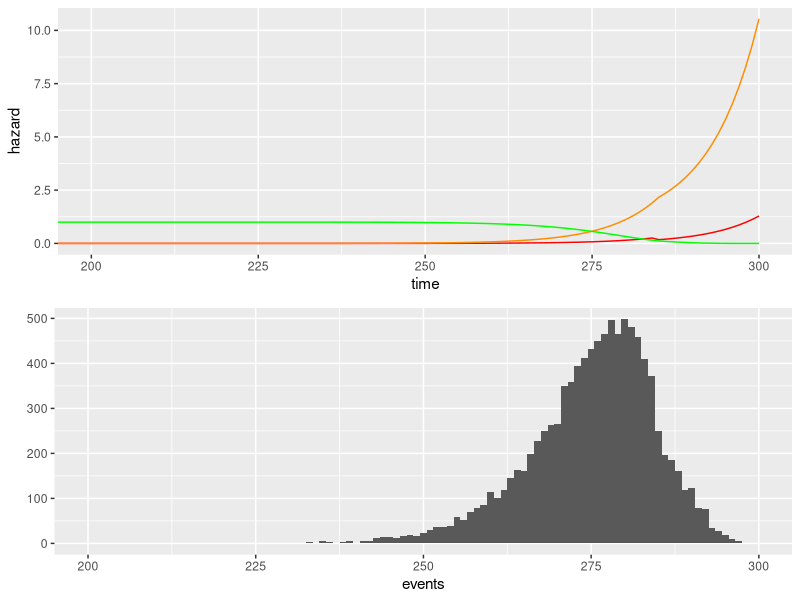

R code for this plot: (Note: this script raises an error after producing the figure.)
library(dplyr)
library(ggplot2)
library(cowplot)
library(parallel)


simulator = function(timeframe, sampleSize, lambda, alpha, effect, timeOn, timeOff){
        def = data.frame(time = timeframe, hazard = 0, cumhazard = 0, survival = 1)
        n = 1
        for(t in def$time){
                ## generate hazard and cumulative hazard functions
                ## (at the moment both are generated analitically, but possible to just add hazards to get the cumulative hazard)
                if(t<timeOn){
                        def$hazard[n] = lambda * exp(alpha*t)
                        def$cumhazard[n] = lambda / alpha * (exp(alpha*t) - 1)
                } else if (t>=timeOn & t<timeOff){
                        def$hazard[n] = lambda * exp(alpha*t + effect)
                        def$cumhazard[n] = lambda / alpha * (exp(alpha*timeOn) - 1 + exp(effect + alpha*t) - exp(effect + alpha*timeOn))
                } else if (t>=timeOff){
                        def$hazard[n] = lambda * exp(alpha*t)
                        def$cumhazard[n] = lambda / alpha * (exp(alpha*timeOn) - 1 + exp(effect + alpha*timeOff) - 
                                                       exp(effect + alpha*timeOn) + exp(alpha*t) - exp(alpha*timeOff))
                }
                ## calculate survival function
                def$survival[n] = exp(-def$cumhazard[n])
                n = n + 1
        }
        ## plot the defined functions
        plot1 = ggplot(def, aes(x=time)) + geom_line(aes(y=hazard), col="red") + geom_line(aes(y=cumhazard), col="darkorange") + 
                geom_line(aes(y=survival), col="green") + 
                coord_cartesian(xlim=c(200,300))
        
        ## define range upper limits and inverse cum. hazards for each range
        range1 = def$cumhazard[timeOn]
        range2 = def$cumhazard[timeOff]
        inverse1 = function(t){
                return(log(t * alpha / lambda + 1) / alpha)
        }
        inverse2 = function(t){
                temp = t * alpha / (lambda * exp(effect)) - exp(alpha*timeOn - effect) + exp(alpha*timeOn) + exp(-effect)
                return(log(temp) / alpha)
        }
        inverse3 = function(t){
                temp = t * alpha / lambda - exp(alpha*timeOn) - exp(alpha*timeOff + effect) + exp(alpha*timeOn + effect) +
                        exp(alpha*timeOff) + 1
                return(log(temp) / alpha)
        }
        
        ## simulate event time distribution
        t = -log(runif(sampleSize))
        events = NULL
        for(i in 1:length(t)){
                if(t[i]<range1){
                        events[i] = inverse1(t[i])
                } else if (t[i]<range2){
                        events[i] = inverse2(t[i])
                } else {
                        events[i] = inverse3(t[i])
                }
        }
        plot2 = qplot(events, binwidth=1) + coord_cartesian(xlim=c(200,300))
        plot_grid(plot1, plot2, nrow=2)
}

simulator(1:300, 10000, 6.05e-18, 0.133, 0.5, 240, 285)

#####################################################
#####################################################
## binomial simulator for any empirical h(t)

snpTableToMatrix = function(SnpTable){
        ## convert a table with numbers of SNPs of different classes
        ## and output a matrix with the effects of individual SNPs
        SnpMatrix = data.frame(name = rep(SnpTable$name, SnpTable$number),
                            effect = rep(SnpTable$effect, SnpTable$number),
                            spread = rep(SnpTable$spread, SnpTable$number),
                            time = rep(SnpTable$time, SnpTable$number))

        return(SnpMatrix)
}

snpMatrixToBetas = function(SnpMatrix, maxTime, type){
        ## calculates beta coefficients for each position in time
        ## based on the spread on timing of each SNPs effect
        BetaMatrix = matrix(0, nrow=nrow(SnpMatrix), ncol=maxTime-150)
        if(type=="normal"){
                for(s in 1:nrow(SnpMatrix)){
                        m = SnpMatrix$time[s]
                        sd = SnpMatrix$spread[s]
                        b = SnpMatrix$effect[s]
                        BetaMatrix[s,] = dnorm(1:(maxTime-150), mean=m, sd=sd)*b
                }
        } else if(type=="uniform"){
                for(s in 1:nrow(SnpMatrix)){
                        b = SnpMatrix$effect[s]
                        BetaMatrix[s,] = rep(b, maxTime-150)
                }
        }
        BetaMatrix[BetaMatrix<1e-3] = 0
        BetaMatrix = Matrix(BetaMatrix)
        return(BetaMatrix)        
}

simulateGenome = function(inds, mafs){
        ## takes number of individuals, MAFs (SNP number estimated from MAF vector length)
        ## generates SNPs for each individual based only on MAFs, no LD
        GenomeMatrix = sapply(mafs, function(x) sample(c(0,1,2), inds, replace = TRUE, prob = c((1-x)^2, x*(1-x), x^2) ))
        GenomeMatrix = Matrix(GenomeMatrix)
        
        return(GenomeMatrix)
}

generateSibGenome = function(snpVector, maf){
        ## MAF is q (allele 0 frequency)
        zeros = snpVector==0
        ones = snpVector==1
        twos = snpVector==2
        snpVector[zeros] = sample(c(0,1), sum(zeros), replace=TRUE, prob=c(1-maf, maf))
        snpVector[ones] = sample(c(0,1,2), sum(ones), replace=TRUE, prob=c((1-maf)/2, 1/2, maf/2))
        snpVector[twos] = sample(c(1,2), sum(twos), replace=TRUE, prob=c(1-maf, maf))
        
        return(snpVector)
}

calculateEffectsG = function(GenomeMatrix, BetaMatrix){
        ## takes SNP dosages for each individual and a matrix of betas for each SNP and time
        ## and multiplies them to get a matrix of INDxTIME
        EffectsG = GenomeMatrix %*% BetaMatrix
        
        return(EffectsG)
}

calculateEffectsE = function(maxTime, alpha, inds){
        ## produces environmental effects for each day
        ## based on Gompertz distribution
        EffectsE = matrix(rep(alpha * 1:(maxTime-150), inds), nrow=inds, byrow=TRUE)

        return(EffectsE)
}

sumEffects = function(EffectsG, EffectsE){
        ## just add
        EffectsT = as.matrix(EffectsG) + EffectsE
        return(EffectsT)
}

getSurvivals = function(EffectsT, lambda){
        ## takes the known effects and introduces stochasticity
        ## i.e. tests the e^hazards against Unif(0,1)
        risk = 1:nrow(EffectsT)
        time = 1
        SurvivalTimes = rep(ncol(EffectsT), length(risk))
        
        ## for each individual, test if it survives another day
        while(length(risk)>0 & time<=ncol(EffectsT)){
                p = exp(-lambda * exp(EffectsT[risk,time]))
                live = runif(length(p)) <= p
                SurvivalTimes[risk[!live]] = time
                risk = risk[live]
                time = time + 1
        }

        return(SurvivalTimes)
}

## user sets censoring time
maxTime = 310
## user sets sample size
inds = 1e4
## alpha fitted from swed MFR
alpha = 0.133
## lambda fitted from swed MFR
lambda = 2.69e-09 ## using 150 d cutoff. otherwise 6.05e-18

simulateWithEffect = function(arg_eff, arg_time){
        ## user sets this table
        SnpTable = data.frame(name=c("early", "medium", "late"), effect=c(0, 0, arg_eff),
                              spread=c(1,1,1), number=c(1,1,1), time=c(150, 200, arg_time))
        SnpMatrix = snpTableToMatrix(SnpTable)
        BetaMatrix = snpMatrixToBetas(SnpMatrix, maxTime, "normal")
        ## use runif for MAF later
        GenomeMatrix = simulateGenome(inds, rep(1, nrow(SnpMatrix)))
        EffectsG = calculateEffectsG(GenomeMatrix, BetaMatrix)
        EffectsE = calculateEffectsE(maxTime, alpha, inds)
        EffectsT = sumEffects(EffectsG, EffectsE)
        survTimes = getSurvivals(EffectsT, lambda)
        return(survTimes)
#         return(data.frame(eff=arg_eff,time=arg_time, m=mean(survTimes), s=sd(survTimes),
#                           q10=quantile(survTimes, 0.1), q90=quantile(survTimes, 0.9)))
}

eff = c(0, 5, 10, 14, 17, 20, 22, 24, 26, 28, 30)
times = c(160, 180, 200, 220, 240, 260, 280)
arg_df = NULL
for(e in eff){
        for (t in times){
                arg_df = rbind(arg_df, data.frame(e, t))
        }
}

rez = mcmapply(simulateWithEffect, arg_df$e, arg_df$t, mc.cores = 6)
rez = t(rez)
rez = data.frame(rez)
rez2 = data.frame(eff = unlist(rez$eff),
                  time = unlist(rez$time),
                  m = unlist(rez$m), s = unlist(rez$s),
                  q10 = unlist(rez$q10), q90 = unlist(rez$q90))

ggplot(rez2, aes(x=eff)) + geom_line(aes(y=m)) + geom_ribbon(aes(ymin=m-1.96*sd, ymax=m+1.96*sd), fill="grey", alpha=0.7) + facet_grid(.~time) + theme_grey()
ggplot(rez2, aes(x=eff, group=time)) + geom_line(aes(y=m)) + geom_ribbon(aes(ymin=m-1.96*sd, ymax=m+1.96*sd, fill=factor(time)), alpha=0.6) +
        scale_fill_brewer() + theme_grey()
ggplot(rez2[rez2$eff>0,], aes(x=time, col=eff)) + geom_point(aes(y=(m-278.6)/exp(eff)))
mutate(rez2, beta=(m-278.6)/exp(eff))

qplot(survTimes, binwidth=1)
mean(survTimes); sd(survTimes)

paramSimulate = function(n, alpha, lambda){
        return(data.frame(dat = log(-log(runif(n)) * alpha / lambda + 1) / alpha,
                          alpha = alpha, lambda = lambda))
}

simmean = 0.1326341
simrate = exp(-19.73372)
simdat = bind_rows(est = paramSimulate(nrow(mfr), simmean, simrate),
                   low = paramSimulate(nrow(mfr), simmean-1.96*9.28e-05, simrate-1.96*3.23e-11),
                   upp = paramSimulate(nrow(mfr), simmean+1.96*9.28e-05, simrate+1.96*3.23e-11), .id="run")
ggplot(data=simdat, aes(x=dat+150, group=factor(run))) +geom_line(stat="bin", binwidth=1, aes(col=factor(run))) + scale_x_continuous(limits=c(220,250))
group_by(simdat, run) %>% summarize(mean(dat), sd(dat))

##

eff0 = simulateWithEffect(0, 100)+150
eff1 = simulateWithEffect(1, 100)+150
eff1 = simulateWithEffect(2, 100)+150
ggplot() + geom_histogram(aes(x=eff0), col="red", alpha=0.1, binwidth=1) +
        geom_histogram(aes(x=eff1), col="blue", alpha=0.1, binwidth=1) +
        geom_histogram(aes(x=eff1), col="pink", alpha=0.1, binwidth=1)

########## optimizer part

fw <- function(x){
        sim = simulateWithEffect(x, 200)
        abs(sim$m-240)
}

res <- optim(1, fw, method = "BFGS", control=list(trace=1, REPORT=1))
res
?optim

############ simulate sibs

simulateWithEffectSibs = function(arg_eff, arg_time, arg_num, arg_spread, arg_maf, arg_mode){
        ## user sets this table
        SnpTable = data.frame(name=c("early", "medium", "late"), effect=c(0, 0, arg_eff),
                              spread=c(1,1,arg_spread), number=c(1,1,arg_num), time=c(150, 200, arg_time))
        SnpMatrix = snpTableToMatrix(SnpTable)          ## 1.1 ms
        BetaMatrix = snpMatrixToBetas(SnpMatrix, maxTime, arg_mode)     ## 0.4 ms
        ## use runif for MAF later
        GenomeMatrix = simulateGenome(inds, rep(arg_maf, nrow(SnpMatrix)))      ## 3.5 ms
        GenomeMatrixSib = apply(as.matrix(GenomeMatrix), 2, generateSibGenome, arg_maf)         ## 4 ms
        
        EffectsG = calculateEffectsG(GenomeMatrix, BetaMatrix)          ## 10 ms
        EffectsE = calculateEffectsE(maxTime, alpha, inds)              ## 19 ms
        EffectsT = sumEffects(EffectsG, EffectsE)             ## 60 ms
        survTimes = getSurvivals(EffectsT, lambda)      ## 76 ms
        
        EffectsG = calculateEffectsG(GenomeMatrixSib, BetaMatrix)       ## 8 ms
        EffectsE = calculateEffectsE(maxTime, alpha, inds)      ## 18 ms
        EffectsT = sumEffects(EffectsG, EffectsE)       ## 60 ms
        survTimes2 = getSurvivals(EffectsT, lambda)
        return(data.frame(GA.x=survTimes, GA.y=survTimes2))
}

calculateQuantiles = function(SurvTimes){
        ## calculates whatever quantiles are needed for the heritability estimation
        SurvSummary = mutate(SurvTimes, ga1_bin = GA.x %/% 10 * 10) %>%
                group_by(ga1_bin) %>%
                summarize(Q5 = quantile(GA.y, 0.05), Q50 = quantile(GA.y, 0.50), Q95 = quantile(GA.y, 0.95))
        return(SurvSummary)
}

calcCost = function(ModelSummary, RealSummary){
        ## cost function: sum-of-squares of three quantiles
        
        
        return(cost)
}

RealSummary = calculateQuantiles(cousins_mean4)

palette = colorRampPalette(colors=c("green", "yellow", "red"))(10)

## initial settings and placeholders
inds = 5e4
bestcosts = c(1e5, 1e5, 1e5)
bestcost = 3e5
allCosts = NULL
params = seq(0, 3, by=0.1)

for(i in params){
        SurvTimes = simulateWithEffectSibs(i, 100, 1, 1, 0.5, "uniform")+150
        qplot(SurvTimes$GA.x)
        SurvSummary = calculateQuantiles(SurvTimes)
        ModelSummary = inner_join(SurvSummary, RealSummary, by="ga1_bin") %>%
                mutate(sq5 = (Q5.x-Q5.y)^2, sq50 = (Q50.x-Q50.y)^2, sq95 = (Q95.x-Q95.y)^2)
        costs = c(sum(ModelSummary$sq5), sum(ModelSummary$sq50), sum(ModelSummary$sq95))/nrow(ModelSummary)
        cost = sum(costs)
        allCosts = c(allCosts, cost)
        
        if(cost<bestcost){
                ## assign parameters as best
                bestcosts = costs
                bestcost = cost
        }

        ## plot, for fun
        colors = palette[ round(costs/bestcosts/10)+1 ]
        p1 = ggplot(ModelSummary, aes(x=ga1_bin)) + coord_cartesian(xlim=c(200, 290)) + theme_gray() +
                ggtitle(sprintf("Sum of Squares: %.5g \nEffect: %g", cost, i)) +
                geom_line(aes(y=Q5.y)) + geom_line(aes(y=Q50.y)) + geom_line(aes(y=Q95.y)) +
                geom_line(aes(y=Q5.x), col=colors[1]) + geom_line(aes(y=Q50.x), col=colors[2]) + geom_line(aes(y=Q95.x), col=colors[3])
        print(p1)
}

## plot goodness-of-fit
ggplot(data.frame(params, allCosts), aes(x=params)) + geom_line(aes(y=allCosts))



## plot inheritance curve
regrline = lm(GA.y ~ GA.x, data=sibs_point)
ggplot(rez, aes(x=ga1_bin)) + geom_line(aes(y=MeanGA), size=2) + geom_line(aes(y=Q5)) + geom_line(aes(y=Q95)) +
        coord_cartesian(xlim=c(200, 290)) +
        geom_abline(slope=regrline$coefficients[2], intercept=regrline$coefficients[1], col="red")


temp = cousins_mean2
dim(temp)
temp$ga1_bin = temp$GA.x %/% 10 * 10
sort(unique(temp$ga1_bin))

rez = group_by(temp, ga1_bin) %>%  summarize(N = n(), MeanGA = mean(GA.y),
                                                   Q5 = quantile(GA.y, 0.05), Q50 = quantile(GA.y, 0.50), Q95 = quantile(GA.y, 0.95))
rez
regrline = lm(GA.y ~ GA.x, data=temp)
ggplot(rez, aes(x=ga1_bin)) + geom_line(aes(y=MeanGA), size=2) + geom_line(aes(y=Q5)) + geom_line(aes(y=Q95)) +
        coord_cartesian(xlim=c(200, 290)) +
        geom_abline(slope=regrline$coefficients[2], intercept=regrline$coefficients[1], col="red")
